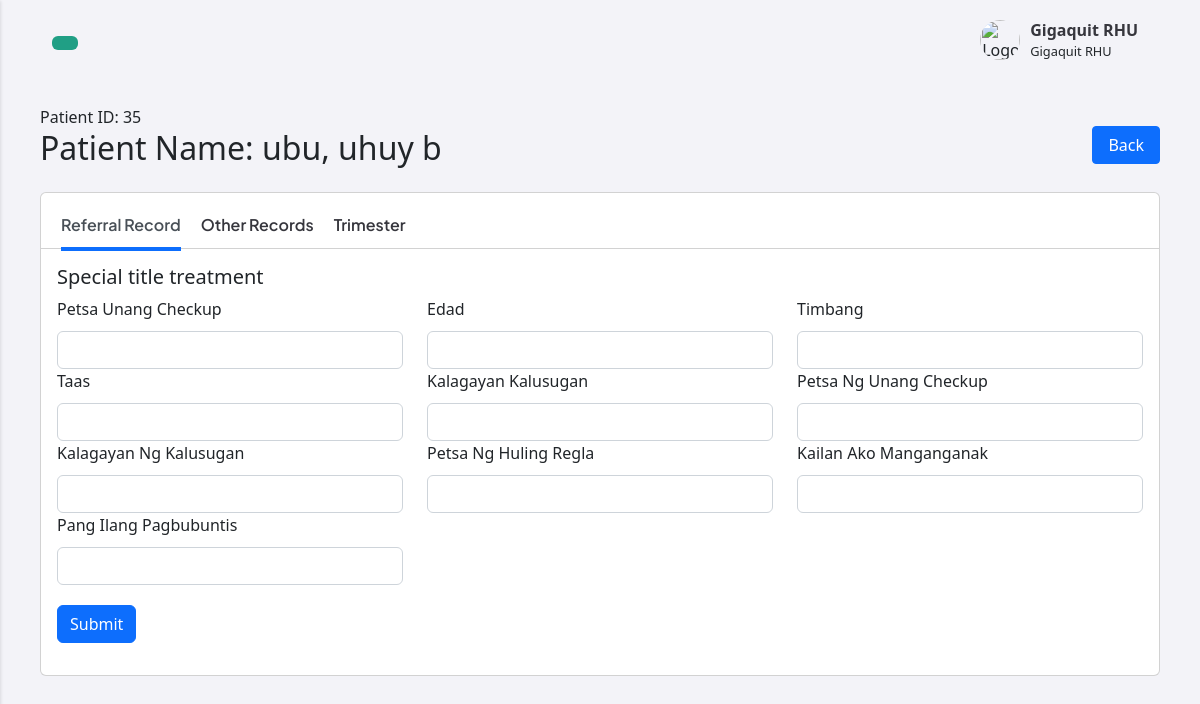
The page /System/add_prenatal.php?id=35 (signed in) on the database as committed earlier.
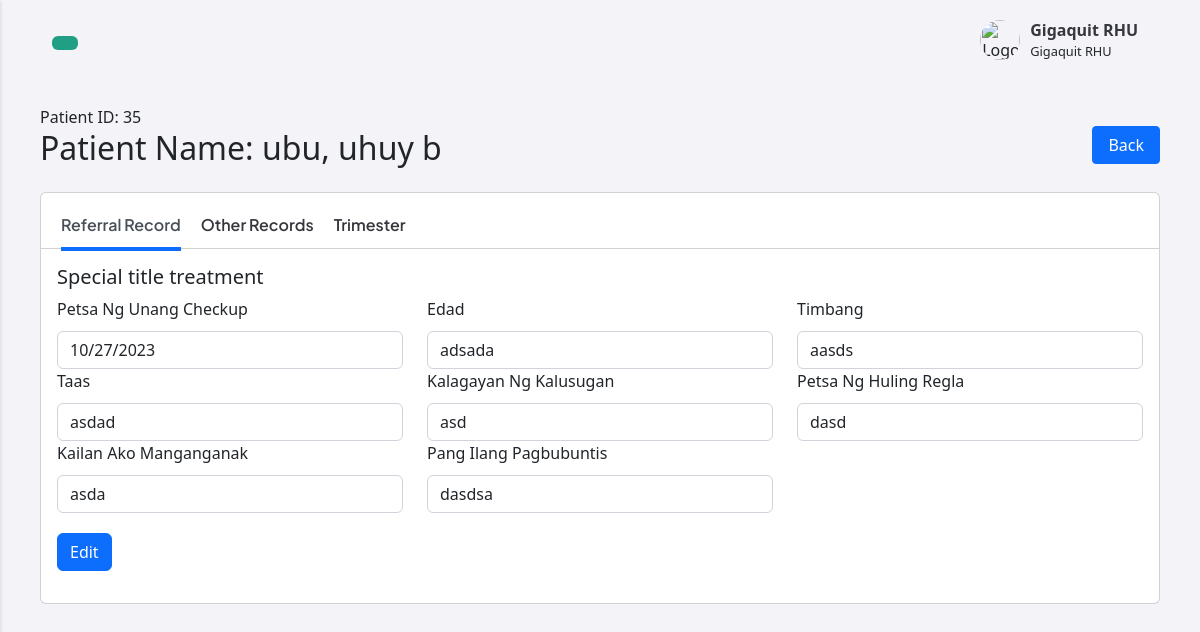
The same page on the database as committed later.
### tables this page shows
CREATE TABLE `patients` (
  `id` int(11) NOT NULL,
  `fname` varchar(255) NOT NULL,
  `mname` varchar(255) NOT NULL,
  `lname` varchar(255) NOT NULL,
  `contact` varchar(255) NOT NULL,
  `address` text NOT NULL,
  `fclt_id` int(11) NOT NULL
);

CREATE TABLE `patients_details` (
  `patients_details_id` int(11) NOT NULL,
  `petsa_ng_unang_checkup` varchar(255) NOT NULL,
  `edad` varchar(255) NOT NULL,
  `timbang` varchar(255) NOT NULL,
  `taas` varchar(255) NOT NULL,
  `patients_id` int(11) NOT NULL,
  `kalagayan_ng_kalusugan` varchar(255) DEFAULT NULL,
  `petsa_ng_huling_regla` varchar(255) DEFAULT NULL,
  `kailan_ako_manganganak` varchar(255) DEFAULT NULL,
  `pang_ilang_pagbubuntis` varchar(255) DEFAULT NULL
);

### System/includes/prenatal_functions.inc.php (called while the page is built, shortened)
<?php
function getPatientDetails($conn, $patientID) {
    $query = "SELECT patients.id, patients_details.* FROM patients LEFT JOIN patients_details ON patients.id = patients_details.patients_id WHERE id = $patientID";
    $result = mysqli_query($conn, $query);
    $row = mysqli_fetch_assoc($result);
    return $row;
}

### System/add_prenatal.php (the view, shortened to what this page needs)
<head>
    <link rel="stylesheet" href="https://cdnjs.cloudflare.com/ajax/libs/bootstrap-datepicker/1.9.0/css/bootstrap-datepicker.min.css">
</head>
<?php
include_once 'header.php';
include 'db_conn.php';
include_once 'includes/prenatal_functions.inc.php';
if (isset($_GET['id'])) {
  $patientID = $_GET['id'];
$row = getPatientDetails($conn, $patientID);
$columnNames = ($row) ? array_keys($row) : [];
  $sql = "SELECT * FROM patients LEFT JOIN patients_details ON patients.id = patients_details.patients_id WHERE patients.id = ?";
  $stmt = mysqli_stmt_init($conn);
  if (!mysqli_stmt_prepare($stmt, $sql)) {
      die("Statement preparation failed: " . mysqli_error($conn));
  }
  mysqli_stmt_bind_param($stmt, "i", $patientID);
  mysqli_stmt_execute($stmt);
  $result = mysqli_stmt_get_result($stmt);
  if ($row = mysqli_fetch_assoc($result)) {
      echo "Patient ID: " . $row['id'] . "<br>";
  } else {
      echo "Patient not found.";
  }
} else {
  echo "Invalid patient ID.";
}
?>
    <div class="head">
        <?php
        if ($row) {
            echo '<h2 class="mb-4"> Patient Name: ' . $row['lname'] . ', ' . $row['fname'] . ' ' . $row['mname'] . '</h2> ';
        }
        ?>
        <a href="prenatal.php"><button type="button" class="right-button btn btn-primary">Back</button></a>
    </div>
    <div class="card new_modal">
        <div class="card-header" id="hahaha">
        <div class="d-flex justify-content-between" >
            <ul class="nav nav-tabs" id="myTabs" role="tablist">
                <li class="nav-item" role="presentation">
                    <a class="nav-link active" id="home-tab" data-bs-toggle="tab" href="#home" role="tab" aria-controls="home" aria-selected="true">Referral Record</a>
                </li>
                <li class="nav-item" role="presentation">
                    <a class="nav-link" id="profile-tab" data-bs-toggle="tab" href="#profile" role="tab" aria-controls="profile" aria-selected="false">Other Records</a>
                </li>
                <li class="nav-item" role="presentation">
                <a class="nav-link" id="contact-tab" data-bs-toggle="tab" href="#contact" role="tab" aria-controls="contact" aria-selected="false">Trimester</a>
              </li>
            </ul>
        </div>
      </div>
      <div class="card-body">
      <div class="tab-content" id="myTabContent">
        <div class="tab-pane fade show active" id="home" role="tabpanel" aria-labelledby="home-tab">
        <div class="tab-content" id="myTabContent">
    <div class="tab-pane fade show active" id="home" role="tabpanel" aria-labelledby="home-tab">
        <h5 class="card-title">Special title treatment</h5>
        <form id="patients_details">
            <div class="row">
                <?php
                $hasData = false;
                foreach ($columnNames as $columnName) {
                    if ($columnName != 'patients_id' && $columnName != 'patients_details_id' && $columnName != 'id') {
                        $label = ucwords(str_replace('_', ' ', $columnName));
                        $value = ($row ? $row[$columnName] : '');
                        if (!empty($value)) {
                            $hasData = true;
                        }
                        $readonly = $hasData ? 'readonly' : '';
                        if (strpos($columnName, 'petsa') !== false) {
                            echo '<div class="form-group col-sm-12 col-md-6 col-lg-4">
                                <label for="datepicker">' . $label . '</label>
                                <div class="input-group">
                                    <input type="text" id="datepicker" class="form-control datepicker"
                                    value="' . $value . '" name="' . $columnName . '" ' . $readonly . '>
                                </div>
                            </div>';
                            continue;
                        }
                        echo '<div class="col-sm-12 col-md-6 col-lg-4">
                            <label for="' . $columnName . '">' . $label . '</label>
                            <input type="text" class="form-control" id="' . $columnName . '"
                            value="' . $value . '" name="' . $columnName . '" ' . $readonly . '>
                        </div>';
                    }
                }
                ?>
            </div>
            <?php
            if (!$hasData) {
                echo '<button type="submit" class="btn btn-primary" id="submitBtn" name="submit" style="margin-top:20px">Submit</button>';
            } else {
                echo '<button class="btn btn-primary" id="editBtn" style="margin-top:20px">Edit</button>';
            }
            ?>
        </form>
    </div>
</div>
</div>
</div>
      </div>
    <?php
include_once 'footer.php'
?>

Rows that differ between the two databases and show on the page:
no longer on this page (row unchanged): patients: id "35", lname "ubu", fname "uhuy", mname "b"
added patients_details: patients "35", patients.lname "ubu", patients.fname "uhuy", patients.mname "b", petsa_ng_unang_checkup "10/27/2023", edad "adsada", timbang "aasds", taas "asdad", kalagayan_ng_kalusugan "asd", petsa_ng_huling_regla "dasd", kailan_ako_manganganak "asda", pang_ilang_pagbubuntis "dasdsa"
Other text that changed with them:
text no longer shown: "Submit"
text now shown: "Edit"
list line gone: "Petsa Unang Checkup "
list line gone: "Kalagayan Kalusugan "
